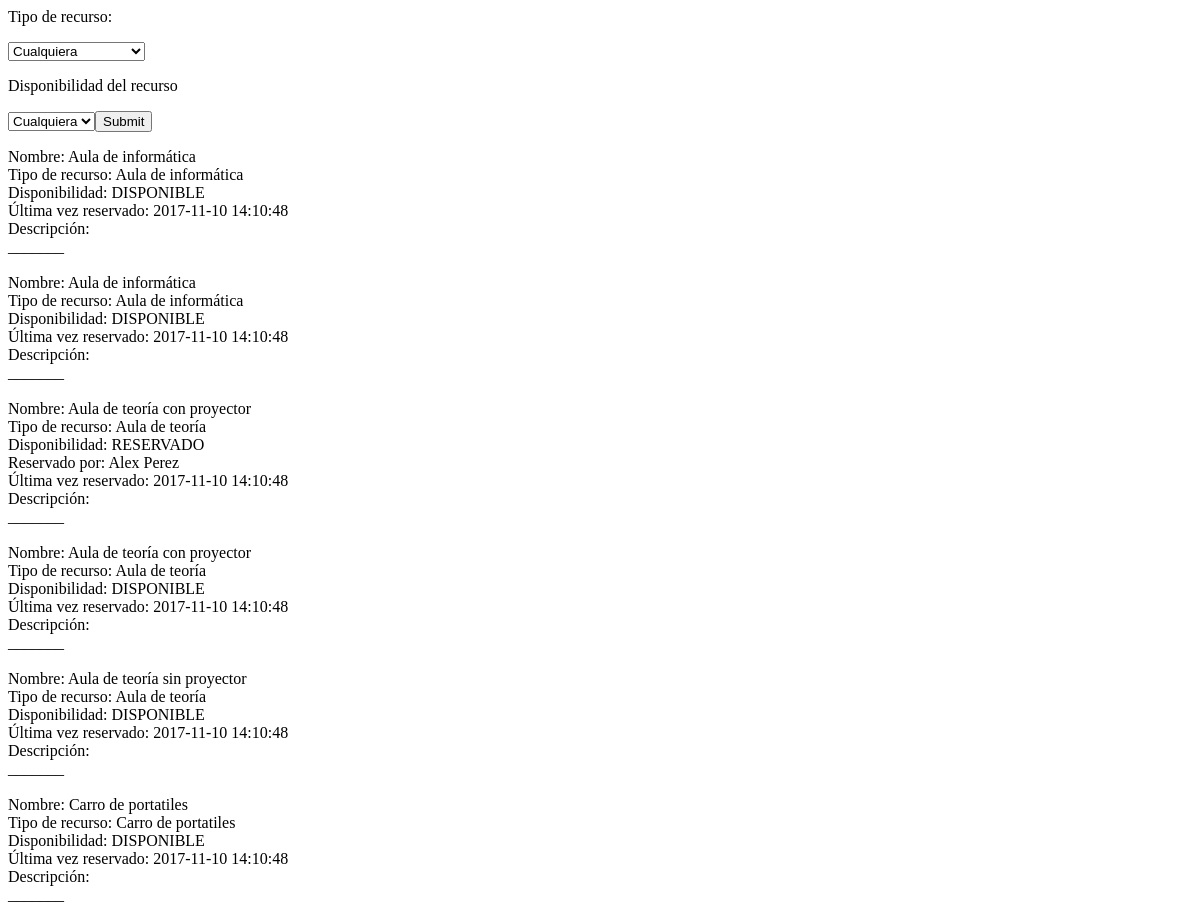
Before: /filtro1.php (upper part) with the older database file.
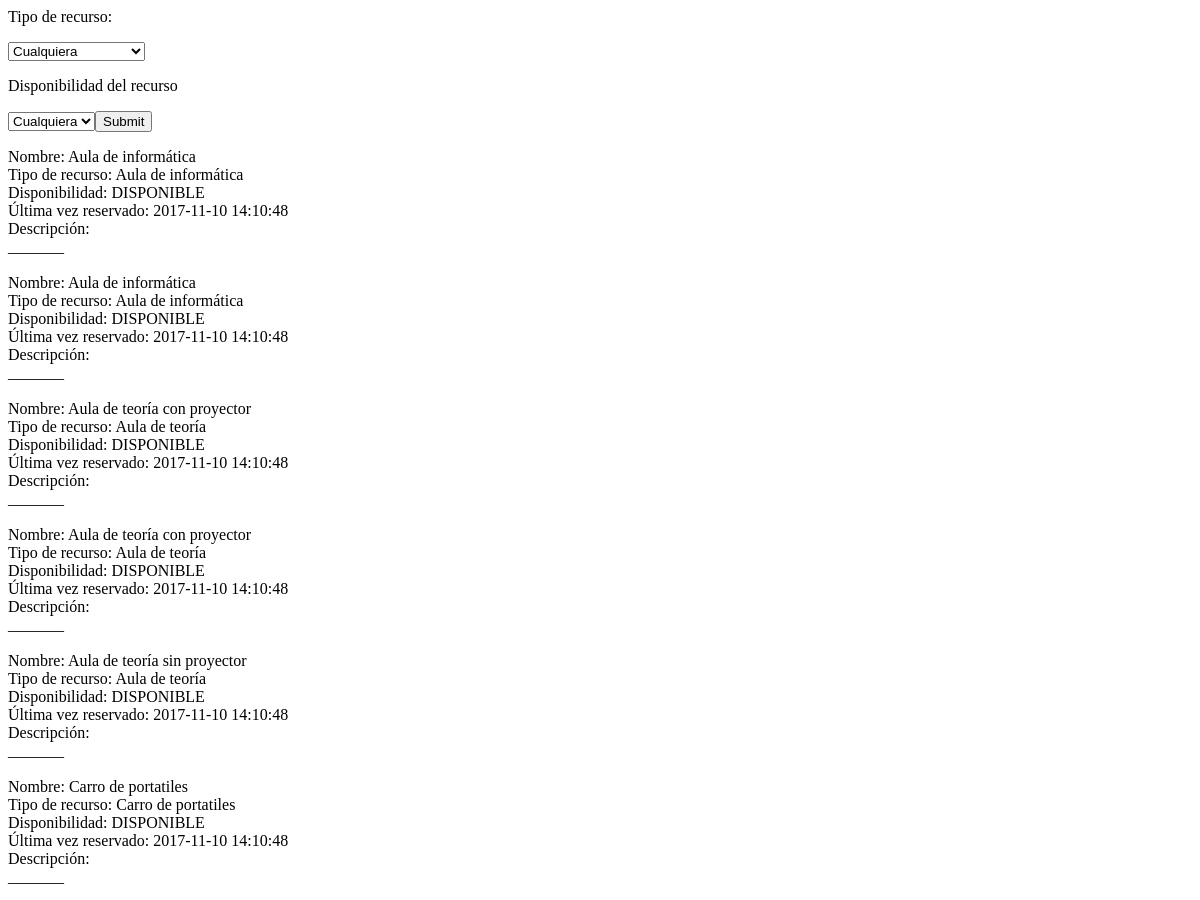
After: the same page with the newer database file.
### tables this page shows
CREATE TABLE `recurso` (
	`rec_id` int(4) NOT NULL,
	`rec_tipo` varchar (25) NOT NULL,
	`rec_nombre` varchar (50) NOT NULL,
	`rec_disponibilidad` boolean NOT NULL,
	`rec_fecha` timestamp NULL,
	`rec_descripcion` text NULL,
	`rec_img` varchar(25) NULL,
	`rec_incidencia` text NULL,
	`rec_incidencia_estado` boolean NOT NULL,
	`usu_id` int (4) NOT NULL
);

CREATE TABLE `usuario` (
	`usu_id` int(4) NOT NULL,
	`usu_nombre` varchar(50) NOT NULL,
	`usu_apellido` varchar(50) NOT NULL,
	`usu_correo` varchar(50) NOT NULL,
	`usu_password` varchar(50) NOT NULL,
	`usu_seguridad` varchar(30) NOT NULL
);

### filtro1.php (the view, shortened to what the changed rows need)
<html>
<head>
</head>
<body>
<?php
	$conexion=mysqli_connect("localhost", "root", "", "bbdd_rutenio");
	if(!$conexion){
		echo "Error: No se pudo conectar a MySQL." . PHP_EOL;
		echo "errno de depuración: " . mysqli_connect_errno() . PHP_EOL;
		echo "error de depuración: " . mysqli_connect_error() . PHP_EOL;
		exit;
	} else {
		mysqli_query($conexion, "SET NAMES 'utf8'");
		$q = "SELECT DISTINCT(rec_tipo) from recurso ORDER BY rec_tipo";
		$resultados = mysqli_query($conexion, $q);
		if(mysqli_num_rows($resultados)>0){
			echo "<form action='filtro1.php' method='POST'>";
		}
		echo "</form>";
		if(isset($_POST['Enviar'])){
			if(isset($_POST['tipo'])){
			$tiporecurso=$_POST['tipo'];
			}
			if(isset($_POST['subtipo'])){
				$subtiporecurso=$_POST['subtipo'];
			}else{
				$subtiporecurso="";
			}
			if (isset($_POST['disponible'])) {
				$disponible=$_POST['disponible'];
			}
			if(($tiporecurso=="Cualquiera")&&($disponible=="Cualquiera")){
				$q = "SELECT * from recurso ORDER BY rec_nombre";
				$resultados = mysqli_query($conexion, $q);
				if(mysqli_num_rows($resultados)>0){
					while($recurso = mysqli_fetch_array($resultados)){
						echo "Nombre: $recurso[rec_nombre]<br>";
						$recursoid=$recurso['rec_id'];
						echo "Tipo de recurso: $recurso[rec_tipo]<br>";
						$dispo=$recurso['rec_disponibilidad'];
						if ($dispo==0) {
								echo "Disponibilidad: RESERVADO <br>";
								$j="SELECT usu_nombre, usu_apellido FROM usuario INNER JOIN recurso ON recurso.usu_id =usuario.usu_id WHERE rec_disponibilidad=0 AND rec_id='$recursoid'";
								$nombrefk = mysqli_query($conexion, $j);
								$nombre = mysqli_fetch_array($nombrefk);
								echo "Reservado por: $nombre[usu_nombre] $nombre[usu_apellido]<br>";
							}else{
								echo "Disponibilidad: DISPONIBLE <br>";
							}
						echo "Última vez reservado: $recurso[rec_fecha]<br>";
						echo "Descripción: $recurso[rec_descripcion]<br>";
						if ((isset($_REQUEST['login']))&&($dispo==1)) {
							$usuario=$_REQUEST['id'];
							echo "<a href='reservar.php?id=$recursoid&usu=$usuario'>Reservar</a><br>";
						}
						echo "_______<br><br>";
					}
				}else{
					echo "Lo sentimos, no hemos podido encontrar su búsqueda";
				}
			}
			$string="";
			$string1="";
			$string2="";
			if ($tiporecurso!="Cualquiera") {
				$string="WHERE rec_tipo='$tiporecurso'";
				if ($tiporecurso=="teoria") {
					$string="WHERE rec_tipo='Aula de teoría'";
				}
				if ($tiporecurso=="sala") {
					$string="WHERE rec_tipo='Sala'";
				}
				if ($subtiporecurso!="") {
					if ($subtiporecurso=="Cualquiera") {
						$string1="";
					}else{
						$string1=" AND rec_nombre LIKE '%$subtiporecurso%'";
					}
				}else{
					$string1="";
				}
				if ($disponible=="Disponible") {
					$string2="AND rec_disponibilidad='1'";
				}
				if($disponible=="Reservado"){
					$string2="AND rec_disponibilidad='0'";
				}
				$q="SELECT * FROM recurso $string $string1 $string2";
				$resultado = mysqli_query($conexion, $q);
				if(mysqli_num_rows($resultado)>0){
					while($recurso = mysqli_fetch_array($resultado)){
						echo "Nombre: $recurso[rec_nombre]<br>";
						echo "Tipo de recurso: $recurso[rec_tipo]<br>";
						$recursoid=$recurso['rec_id'];
						$dispo=$recurso['rec_disponibilidad'];
						if ($dispo==0) {
								echo "Disponibilidad: RESERVADO <br>";
								$j="SELECT usu_nombre, usu_apellido FROM usuario INNER JOIN recurso ON recurso.usu_id =usuario.usu_id WHERE rec_disponibilidad=0 AND rec_id='$recursoid'";
								$nombrefk = mysqli_query($conexion, $j);
								$nombre = mysqli_fetch_array($nombrefk);
								echo "Reservado por: $nombre[usu_nombre] $nombre[usu_apellido]<br>";
							}else{
								echo "Disponibilidad: DISPONIBLE <br>";
							}
						echo "Última vez reservado: $recurso[rec_fecha]<br>";
						echo "Descripción: $recurso[rec_descripcion]<br>";
						if ((isset($_REQUEST['login']))&&($dispo==1)) {
							$usuario=$_REQUEST['id'];
							echo "<a href='reservar.php?id=$recursoid&usu=$usuario'>Reservar</a><br>";
						}
						echo "_______<br><br>";
					}
				}else{
					echo "Lo sentimos, no hemos podido encontrar su búsqueda";
				}
			}
			if (($tiporecurso=="Cualquiera")&&($disponible!="Cualquiera")) {
					if ($disponible=="Disponible") {
					$string2="rec_disponibilidad='1'";
					}
					if($disponible=="Reservado"){
						$string2="rec_disponibilidad='0'";
					}
					$q="SELECT * FROM recurso WHERE $string2";
					$resultado = mysqli_query($conexion, $q);
					if(mysqli_num_rows($resultado)>0){
					while($recurso = mysqli_fetch_array($resultado)){
						echo "Nombre: $recurso[rec_nombre]<br>";
						$recursoid=$recurso['rec_id'];
						echo "Tipo de recurso: $recurso[rec_tipo]<br>";
						$dispo=$recurso['rec_disponibilidad'];
							if ($dispo==0) {
								echo "Disponibilidad: RESERVADO <br>";
								$j="SELECT usu_nombre, usu_apellido FROM usuario INNER JOIN recurso ON recurso.usu_id =usuario.usu_id WHERE rec_disponibilidad=0 AND rec_id='$recursoid'";
								$nombrefk = mysqli_query($conexion, $j);
								$nombre = mysqli_fetch_array($nombrefk);
								echo "Reservado por: $nombre[usu_nombre] $nombre[usu_apellido]<br>";
							}else{
								echo "Disponibilidad: DISPONIBLE <br>";
							}
						echo "Última vez reservado: $recurso[rec_fecha]<br>";
						echo "Descripción: $recurso[rec_descripcion]<br>";
						if ((isset($_REQUEST['login']))&&($dispo==1)) {
							$usuario=$_REQUEST['id'];
							echo "<a href='reservar.php?id=$recursoid&usu=$usuario'>Reservar</a><br>";
						}
						echo "_______<br><br>";
						}
					}else{
						echo "Lo sentimos, no hemos podido encontrar su búsqueda";
					}
				}
		}else{
			$q = "SELECT * from recurso ORDER BY rec_nombre";
				$resultados = mysqli_query($conexion, $q);
				if(mysqli_num_rows($resultados)>0){
					while($recurso = mysqli_fetch_array($resultados)){
						echo "Nombre: $recurso[rec_nombre]<br>";
						$recursoid=$recurso['rec_id'];
						echo "Tipo de recurso: $recurso[rec_tipo]<br>";
						$dispo=$recurso['rec_disponibilidad'];
						if ($dispo==0) {
								echo "Disponibilidad: RESERVADO <br>";
								$j="SELECT usu_nombre, usu_apellido FROM usuario INNER JOIN recurso ON recurso.usu_id =usuario.usu_id WHERE rec_disponibilidad=0 AND rec_id='$recursoid'";
								$nombrefk = mysqli_query($conexion, $j);
								$nombre = mysqli_fetch_array($nombrefk);
								echo "Reservado por: $nombre[usu_nombre] $nombre[usu_apellido]<br>";
							}else{
								echo "Disponibilidad: DISPONIBLE <br>";
							}
						echo "Última vez reservado: $recurso[rec_fecha]<br>";
						echo "Descripción: $recurso[rec_descripcion]<br>";
						echo "_______<br><br>";
					}
				}
		}
	}
?>
</body>
</html>

Changed rows visible on the page:
changed recurso (number 3 of 6 on the later page): usu.usu_nombre "Alex" → (not shown); usu.usu_apellido "Perez" → (not shown); rec_disponibilidad "Disponibilidad: RESERVADO Reservado por:" → "Disponibilidad: DISPONIBLE"
